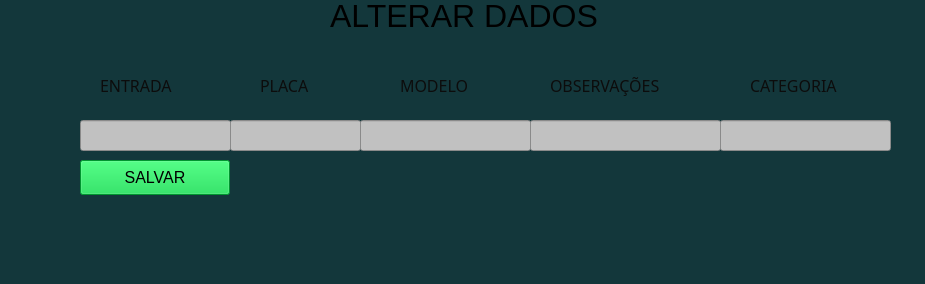
<?xml version="1.0" encoding="UTF-8"?>
<ui version="4.0">
 <class>MainWindow</class>
 <widget class="QMainWindow" name="MainWindow">
  <property name="geometry">
   <rect>
    <x>0</x>
    <y>0</y>
    <width>925</width>
    <height>284</height>
   </rect>
  </property>
  <property name="windowTitle">
   <string>MainWindow</string>
  </property>
  <property name="styleSheet">
   <string notr="true">background-color: rgb(19, 55, 59);</string>
  </property>
  <widget class="QWidget" name="centralwidget">
   <widget class="QPushButton" name="salvar">
    <property name="geometry">
     <rect>
      <x>80</x>
      <y>160</y>
      <width>150</width>
      <height>35</height>
     </rect>
    </property>
    <property name="font">
     <font>
      <pointsize>12</pointsize>
     </font>
    </property>
    <property name="styleSheet">
     <string notr="true">background-color: rgb(193, 193, 193);
background-color: rgb(247, 49, 49);
background-color: rgb(0, 209, 66);</string>
    </property>
    <property name="text">
     <string>SALVAR</string>
    </property>
   </widget>
   <widget class="QLabel" name="label_2">
    <property name="geometry">
     <rect>
      <x>260</x>
      <y>70</y>
      <width>71</width>
      <height>31</height>
     </rect>
    </property>
    <property name="font">
     <font>
      <family>Gadugi</family>
      <pointsize>12</pointsize>
     </font>
    </property>
    <property name="styleSheet">
     <string notr="true">color: rgb(12, 12, 12);</string>
    </property>
    <property name="text">
     <string>PLACA</string>
    </property>
   </widget>
   <widget class="QLabel" name="label_3">
    <property name="geometry">
     <rect>
      <x>400</x>
      <y>70</y>
      <width>101</width>
      <height>31</height>
     </rect>
    </property>
    <property name="font">
     <font>
      <family>Gadugi</family>
      <pointsize>12</pointsize>
     </font>
    </property>
    <property name="styleSheet">
     <string notr="true">color: rgb(12, 12, 12);</string>
    </property>
    <property name="text">
     <string>MODELO</string>
    </property>
   </widget>
   <widget class="QLabel" name="label_4">
    <property name="geometry">
     <rect>
      <x>550</x>
      <y>70</y>
      <width>161</width>
      <height>31</height>
     </rect>
    </property>
    <property name="font">
     <font>
      <family>Gadugi</family>
      <pointsize>12</pointsize>
     </font>
    </property>
    <property name="styleSheet">
     <string notr="true">color: rgb(12, 12, 12);</string>
    </property>
    <property name="text">
     <string>OBSERVAÇÕES</string>
    </property>
   </widget>
   <widget class="QLabel" name="label_5">
    <property name="geometry">
     <rect>
      <x>750</x>
      <y>70</y>
      <width>131</width>
      <height>31</height>
     </rect>
    </property>
    <property name="font">
     <font>
      <family>Gadugi</family>
      <pointsize>12</pointsize>
     </font>
    </property>
    <property name="styleSheet">
     <string notr="true">color: rgb(12, 12, 12);</string>
    </property>
    <property name="text">
     <string>CATEGORIA</string>
    </property>
   </widget>
   <widget class="QLabel" name="label_6">
    <property name="geometry">
     <rect>
      <x>100</x>
      <y>70</y>
      <width>111</width>
      <height>31</height>
     </rect>
    </property>
    <property name="font">
     <font>
      <family>Gadugi</family>
      <pointsize>12</pointsize>
     </font>
    </property>
    <property name="layoutDirection">
     <enum>Qt::LeftToRight</enum>
    </property>
    <property name="styleSheet">
     <string notr="true">color: rgb(12, 12, 12);</string>
    </property>
    <property name="text">
     <string>ENTRADA</string>
    </property>
    <property name="scaledContents">
     <bool>false</bool>
    </property>
   </widget>
   <widget class="QLineEdit" name="entrada">
    <property name="geometry">
     <rect>
      <x>80</x>
      <y>120</y>
      <width>151</width>
      <height>31</height>
     </rect>
    </property>
    <property name="styleSheet">
     <string notr="true">background-color: rgb(193, 193, 193);</string>
    </property>
   </widget>
   <widget class="QLineEdit" name="placa">
    <property name="geometry">
     <rect>
      <x>230</x>
      <y>120</y>
      <width>131</width>
      <height>31</height>
     </rect>
    </property>
    <property name="styleSheet">
     <string notr="true">background-color: rgb(193, 193, 193);</string>
    </property>
   </widget>
   <widget class="QLineEdit" name="modelo">
    <property name="geometry">
     <rect>
      <x>360</x>
      <y>120</y>
      <width>171</width>
      <height>31</height>
     </rect>
    </property>
    <property name="styleSheet">
     <string notr="true">background-color: rgb(193, 193, 193);</string>
    </property>
   </widget>
   <widget class="QLineEdit" name="observacao">
    <property name="geometry">
     <rect>
      <x>530</x>
      <y>120</y>
      <width>191</width>
      <height>31</height>
     </rect>
    </property>
    <property name="styleSheet">
     <string notr="true">background-color: rgb(193, 193, 193);</string>
    </property>
   </widget>
   <widget class="QLineEdit" name="categoria">
    <property name="geometry">
     <rect>
      <x>720</x>
      <y>120</y>
      <width>171</width>
      <height>31</height>
     </rect>
    </property>
    <property name="styleSheet">
     <string notr="true">background-color: rgb(193, 193, 193);</string>
    </property>
   </widget>
   <widget class="QLabel" name="label">
    <property name="geometry">
     <rect>
      <x>330</x>
      <y>0</y>
      <width>271</width>
      <height>31</height>
     </rect>
    </property>
    <property name="font">
     <font>
      <pointsize>24</pointsize>
     </font>
    </property>
    <property name="text">
     <string>ALTERAR DADOS</string>
    </property>
   </widget>
  </widget>
  <widget class="QMenuBar" name="menubar">
   <property name="geometry">
    <rect>
     <x>0</x>
     <y>0</y>
     <width>925</width>
     <height>23</height>
    </rect>
   </property>
  </widget>
  <widget class="QStatusBar" name="statusbar"/>
 </widget>
 <resources/>
 <connections/>
</ui>
